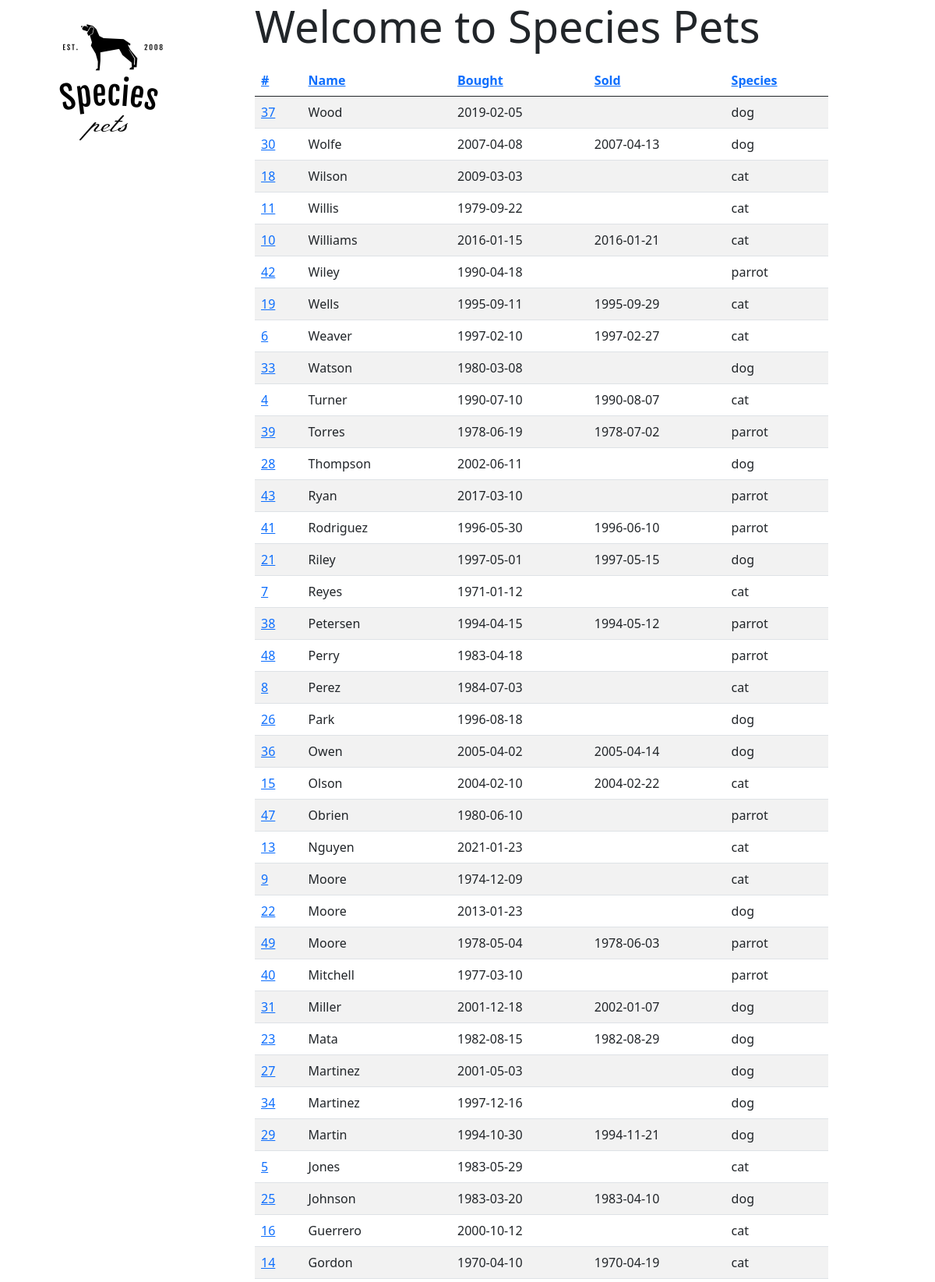
The page /?order_by=name&order=desc (upper part) on the database its author committed.
### tables this page shows
CREATE TABLE pet (
       id INTEGER PRIMARY KEY AUTOINCREMENT,
       name TEXT,
       bought DATE,
       sold DATE,
       description TEXT,
       species INTEGER,
       FOREIGN KEY (species) references animal(id) ON DELETE CASCADE
);

CREATE TABLE animal (
       id INTEGER PRIMARY KEY AUTOINCREMENT,
       name TEXT UNIQUE NOT NULL
       );

### petshop/pets.py (the view)
@bp.route("/")
def dashboard():
    conn = db.get_db()
    cursor = conn.cursor()
    oby = request.args.get("order_by", "id")
    order = request.args.get("order", "asc")
    if order == "asc":
        cursor.execute(f"select p.id, p.name, p.bought, p.sold, s.name from pet p, animal s where p.species = s.id order by p.{oby}")
    else:
        cursor.execute(f"select p.id, p.name, p.bought, p.sold, s.name from pet p, animal s where p.species = s.id order by p.{oby} desc")
    pets = cursor.fetchall()
    return render_template('index.html', pets = pets, order="desc" if order=="asc" else "asc")

### petshop/db.py (called while the page is built)
def get_db():
    if 'db' not in g:
        dbname = current_app.config['DATABASE']
        g.db = sqlite3.connect(dbname)
        g.db.execute("PRAGMA foreign_keys = ON;")
    return g.db

### petshop/templates/index.html
{% extends "base.html" %}
{% block body %}
          <h4 class="display-4">Welcome to Species Pets</h4>
          <p>
            <table class="table table-striped">
              <thead class="thead-dark">
              <tr>
                <th scope="col"> <a href="/?order_by=id&order={{order}}">#</a> </th>
                <th scope="col"> <a href="/?order_by=name&order={{order}}">Name</a>  </th>
                <th scope="col"> <a href="/?order_by=bought&order={{order}}">Bought</a>  </th>
                <th scope="col"> <a href="/?order_by=sold&order={{order}}">Sold</a> </th>
                <th scope="col"> <a href="/?order_by=species&order={{order}}">Species</a> </th>
              </tr>
              </thead>
              {% for id, name, bought, sold, species in pets %}
              <tr>
                <td scope="row" class="petid" ><a href="{{url_for('pets.pet_info', pid=id)}}">{{id}}</a></td>
                <td class="petname">{{name}} </td>
                <td class="petbought">{{bought}}</td>
                <td class="petsold">{{sold}}</td>
                <td class="petspecies">{{species}}</td>
              </tr>
              {%endfor%}
            </table>
          </p>
{% endblock %}

### rows shown on the page
pet: id "37", name "Wood", bought "2019-02-05", name "dog"
pet: id "30", name "Wolfe", bought "2007-04-08", sold "2007-04-13", name "dog"
pet: id "18", name "Wilson", bought "2009-03-03", name "cat"
pet: id "11", name "Willis", bought "1979-09-22", name "cat"
pet: id "10", name "Williams", bought "2016-01-15", sold "2016-01-21", name "cat"
pet: id "42", name "Wiley", bought "1990-04-18", name "parrot"
pet: id "19", name "Wells", bought "1995-09-11", sold "1995-09-29", name "cat"
pet: id "6", name "Weaver", bought "1997-02-10", sold "1997-02-27", name "cat"
pet: id "33", name "Watson", bought "1980-03-08", name "dog"
pet: id "4", name "Turner", bought "1990-07-10", sold "1990-08-07", name "cat"
pet: id "39", name "Torres", bought "1978-06-19", sold "1978-07-02", name "parrot"
pet: id "28", name "Thompson", bought "2002-06-11", name "dog"
pet: id "43", name "Ryan", bought "2017-03-10", name "parrot"
pet: id "41", name "Rodriguez", bought "1996-05-30", sold "1996-06-10", name "parrot"
pet: id "21", name "Riley", bought "1997-05-01", sold "1997-05-15", name "dog"
pet: id "7", name "Reyes", bought "1971-01-12", name "cat"
pet: id "38", name "Petersen", bought "1994-04-15", sold "1994-05-12", name "parrot"
pet: id "48", name "Perry", bought "1983-04-18", name "parrot"
pet: id "8", name "Perez", bought "1984-07-03", name "cat"
pet: id "26", name "Park", bought "1996-08-18", name "dog"
pet: id "36", name "Owen", bought "2005-04-02", sold "2005-04-14", name "dog"
pet: id "15", name "Olson", bought "2004-02-10", sold "2004-02-22", name "cat"
pet: id "47", name "Obrien", bought "1980-06-10", name "parrot"
pet: id "13", name "Nguyen", bought "2021-01-23", name "cat"
pet: id "9", name "Moore", bought "1974-12-09", name "cat"
pet: id "22", name "Moore", bought "2013-01-23", name "dog"
pet: id "49", name "Moore", bought "1978-05-04", sold "1978-06-03", name "parrot"
pet: id "40", name "Mitchell", bought "1977-03-10", name "parrot"
pet: id "31", name "Miller", bought "2001-12-18", sold "2002-01-07", name "dog"
pet: id "23", name "Mata", bought "1982-08-15", sold "1982-08-29", name "dog"
pet: id "27", name "Martinez", bought "2001-05-03", name "dog"
pet: id "34", name "Martinez", bought "1997-12-16", name "dog"
pet: id "29", name "Martin", bought "1994-10-30", sold "1994-11-21", name "dog"
pet: id "5", name "Jones", bought "1983-05-29", name "cat"
pet: id "25", name "Johnson", bought "1983-03-20", sold "1983-04-10", name "dog"
pet: id "16", name "Guerrero", bought "2000-10-12", name "cat"
pet: id "14", name "Gordon", bought "1970-04-10", sold "1970-04-19", name "cat"
